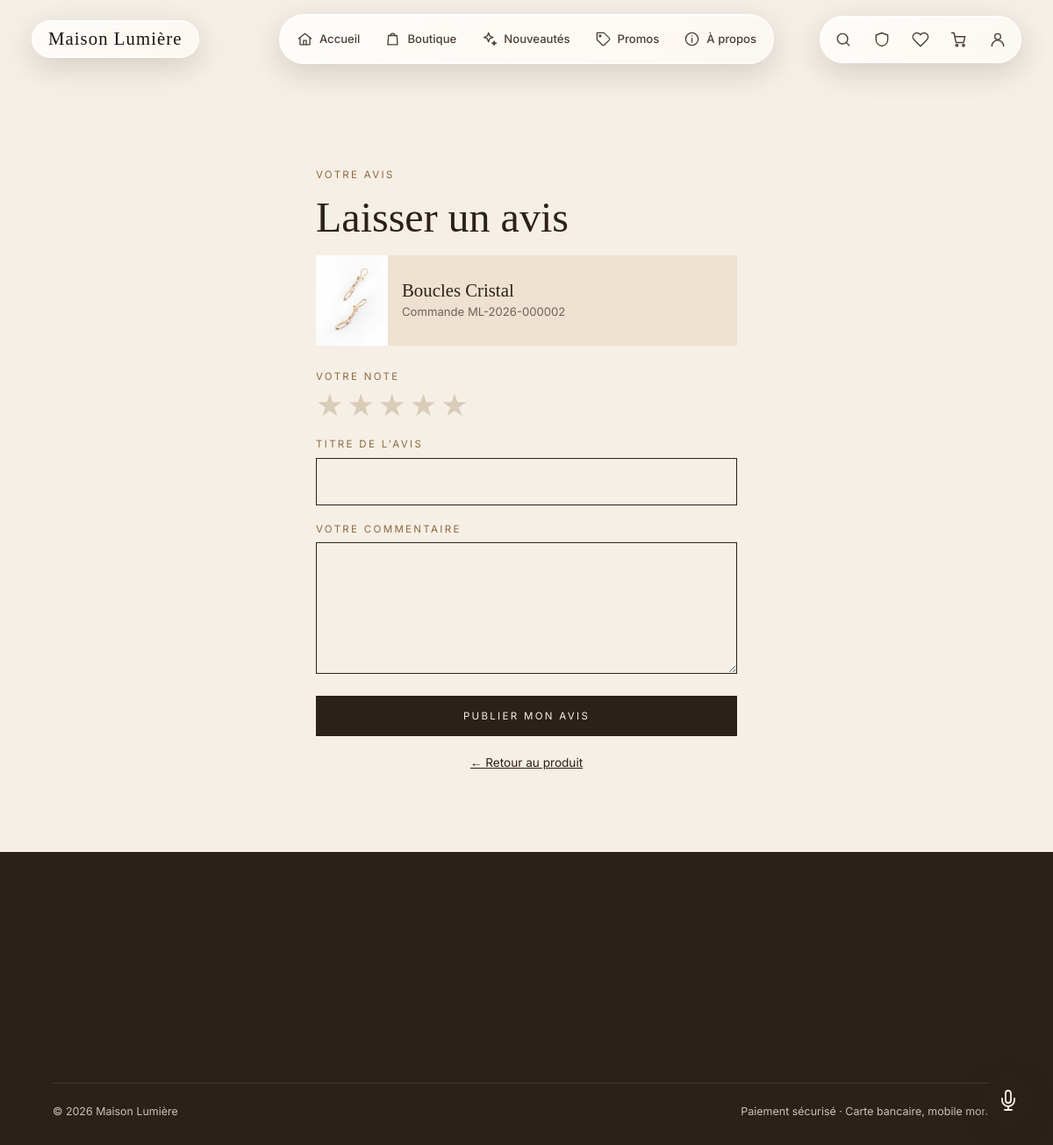
Page /boutique/boucles-cristal-bou-001/avis/ (signed in) on the committed database.
### produits/models.py (models this page shows, shortened)
class Produit(models.Model):
    categorie = models.ForeignKey(Categorie, on_delete=models.PROTECT, related_name='produits')
    nom = models.CharField(max_length=150)
    slug = models.SlugField(max_length=170, unique=True, blank=True)
    reference = models.CharField("référence", max_length=30, unique=True)
    description = models.TextField(blank=True)
    prix = models.DecimalField("prix (FCFA)", max_digits=10, decimal_places=0)
    prix_promo = models.DecimalField(
        "prix promo (FCFA)", max_digits=10, decimal_places=0, null=True, blank=True
    )
    image = models.ImageField(upload_to='produits/', blank=True)
    stock = models.PositiveIntegerField(default=0)
    seuil_alerte = models.PositiveIntegerField("seuil de stock faible", default=3)
    actif = models.BooleanField("visible dans la boutique", default=True)
    date_creation = models.DateTimeField(auto_now_add=True)
    objects = ProduitQuerySet.as_manager()
    class Meta:
        verbose_name = "produit"
        verbose_name_plural = "produits"
        ordering = ['-date_creation']
    def get_absolute_url(self):
        return reverse('produits:detail', kwargs={'slug': self.slug})

### commandes/models.py (models this page shows, shortened)
class Commande(models.Model):
    STATUTS = [
        ('en_attente', 'En attente'),
        ('en_preparation', 'En préparation'),
        ('expediee', 'Expédiée'),
        ('livree', 'Livrée'),
        ('annulee', 'Annulée'),
    ]
    STATUTS_EN_COURS = ('en_attente', 'en_preparation', 'expediee')
    reference = models.CharField(max_length=20, unique=True, null=True, blank=True, editable=False)
    utilisateur = models.ForeignKey(
        settings.AUTH_USER_MODEL, on_delete=models.PROTECT, related_name='commandes'
    )
    statut = models.CharField(max_length=20, choices=STATUTS, default='en_attente')
    total = models.DecimalField("total (FCFA)", max_digits=12, decimal_places=0, default=0)
    cgv_acceptees_le = models.DateTimeField("CGV acceptées le", null=True, blank=True)
    livreur = models.ForeignKey(
        settings.AUTH_USER_MODEL, on_delete=models.SET_NULL, null=True, blank=True,
        related_name='livraisons', limit_choices_to={'est_livreur': True},
        verbose_name="livreur",
    )
    date_expedition = models.DateTimeField("date d'expédition", null=True, blank=True)
    date_livraison = models.DateTimeField("date de livraison", null=True, blank=True)
    livraison_prenom = models.CharField("prénom", max_length=100)
    livraison_nom = models.CharField("nom", max_length=100)
    livraison_adresse = models.CharField("adresse", max_length=255)
    livraison_ville = models.CharField("ville", max_length=100)
    livraison_telephone = models.CharField("téléphone", max_length=20)
    date_creation = models.DateTimeField(auto_now_add=True)
    date_modification = models.DateTimeField(auto_now=True)
    class Meta:
        verbose_name = "commande"
        verbose_name_plural = "commandes"
        ordering = ['-date_creation']
    def __init__(self, *args, **kwargs):
        super().__init__(*args, **kwargs)
        self._statut_initial = self.statut if self.pk else None

### avis/views.py (the view, shortened to what this page needs)
# urls.py: path('boutique/<slug:slug>/avis/', views.laisser, name='laisser'),
@login_required
def laisser(request, slug):
    produit = get_object_or_404(Produit.objects.disponibles(), slug=slug)
    if Avis.objects.filter(produit=produit, utilisateur=request.user).exists():
        messages.info(request, "Vous avez déjà donné votre avis sur ce produit. Merci !")
        return redirect(produit)
    commande = commande_livree(request.user, produit)
    if commande is None:
        messages.info(request, "Vous pourrez donner votre avis une fois cet article livré.")
        return redirect(produit)
    form = AvisForm(request.POST or None)
    return render(request, 'avis/formulaire.html', {
        'produit': produit,
        'commande': commande,
        'form': form,
    })

### avis/forms.py (shortened to what this page needs)
class AvisForm(forms.ModelForm):
    note = forms.TypedChoiceField(
        label="Votre note",
        choices=[(i, i) for i in range(5, 0, -1)],
        coerce=int,
        widget=forms.RadioSelect,
        error_messages={'required': "Choisissez une note de 1 à 5 étoiles."},
    )
    class Meta:
        model = Avis
        fields = ('note', 'titre', 'commentaire')
        labels = {'titre': "Titre de l'avis", 'commentaire': "Votre commentaire"}
        widgets = {
            'titre': forms.TextInput(attrs={'maxlength': 120, 'autocomplete': 'off'}),
            'commentaire': forms.Textarea(attrs={'rows': 5, 'maxlength': 2000}),
        }

### assistant/context_processors.py (called while the page is built)
def assistant(request):
    return {
        'assistant_actif': settings.ASSISTANT_ACTIF,
        'assistant_mode': settings.ASSISTANT_MODE,
    }

### avis/services.py (called while the page is built)
def _lignes_livrees(utilisateur, produit):
    return LigneCommande.objects.filter(
        produit=produit, commande__utilisateur=utilisateur, commande__statut='livree'
    )

def commande_livree(utilisateur, produit):
    ligne = (
        _lignes_livrees(utilisateur, produit)
        .select_related('commande')
        .order_by('-commande__date_livraison', '-commande__pk')
        .first()
    )
    return ligne.commande if ligne else None

### favoris/context_processors.py (called while the page is built)
def favoris(request):
    if not request.user.is_authenticated:
        return {'favoris_ids': set(), 'favoris_quantite': 0}
    ids = set(
        Favori.objects.filter(utilisateur=request.user, produit__actif=True)
        .values_list('produit_id', flat=True)
    )
    return {'favoris_ids': ids, 'favoris_quantite': len(ids)}

### panier/context_processors.py (called while the page is built)
def panier(request):
    if not request.user.is_authenticated:
        return {'panier_quantite': 0}
    p = Panier.objects.filter(utilisateur=request.user).first()
    return {'panier_quantite': p.quantite_totale if p else 0}

### panier/models.py (called while the page is built)
    @property
    def quantite_totale(self):
        return self.lignes.filter(produit__actif=True).aggregate(total=Sum('quantite'))['total'] or 0

### produits/models.py (called while the page is built)
    def disponibles(self):
        return self.filter(actif=True)

### avis/templates/avis/formulaire.html (shortened to what this page needs)
{% extends 'base.html' %}
{% load static %}
{% block contenu %}
<link rel="stylesheet" href="{% static 'css/avis.css' %}">
<div class="conteneur">
    <div class="page-formulaire">
        <span class="etiquette">Votre avis</span>
        <h1>Laisser un avis</h1>
        <div class="produit-avis">
            <div class="produit-avis-visuel">
                {% if produit.image %}
                    <img src="{{ produit.image.url }}" alt="{{ produit.nom }}">
                {% else %}
                    <span>Photo</span>
                {% endif %}
            </div>
            <div>
                <h3>{{ produit.nom }}</h3>
                <p>Commande {{ commande.reference }}</p>
            </div>
        </div>
        <form method="post" class="formulaire">
            <p>
                <label>Votre note</label>
                <span class="notation">
                    {% for i in "54321" %}
                        <label for="note{{ i }}" title="{{ i }} sur 5">★</label>
                    {% endfor %}
                </span>
            </p>
            <p>
                <label for="{{ form.titre.id_for_label }}">{{ form.titre.label }}</label>
                {{ form.titre }}
            </p>
            <p>
                <label for="{{ form.commentaire.id_for_label }}">{{ form.commentaire.label }}</label>
                {{ form.commentaire }}
            </p>
            <button type="submit" class="bouton bouton-plein">Publier mon avis</button>
        </form>
        <p class="liens-formulaire"><a href="{{ produit.get_absolute_url }}">&larr; Retour au produit</a></p>
    </div>
</div>
{% endblock %}

### static/css/style.css (style rules this page uses)
:root { --fond: #f6efe6; --sombre: #2b2118; --carte: #ede1d0; --bordure: #dccbb5; --texte-doux: #6d645b; --accent: #8a6a3f; --vert-doux: #dde5d0; --erreur: #8b3a2e; --police-titre: "Times New Roman", Times, Georgia, serif; --police-texte: Helvetica, Arial, sans-serif; }
* { box-sizing: border-box; margin: 0; padding: 0; }
body { font-family: var(--police-texte); font-size: 15px; line-height: 1.6; color: var(--sombre); background: var(--fond); }
a { color: inherit; text-decoration: none; }
.conteneur { width: min(1100px, 90%); margin-inline: auto; }
h1, h2, h3, h4 { font-family: var(--police-titre); font-weight: 400; line-height: 1.15; }
.etiquette { font-size: .72rem; letter-spacing: .2em; text-transform: uppercase; color: var(--accent); }
.bouton { display: inline-block; background: var(--sombre); color: var(--fond); border: 1px solid var(--sombre); padding: 15px 34px; font-family: var(--police-texte); font-size: .72rem; letter-spacing: .2em; text-transform: uppercase; text-align: center; cursor: pointer; transition: background .2s, color .2s; }
.bouton-plein { width: 100%; }
.page-formulaire { max-width: 480px; margin: 90px auto; }
.page-formulaire h1 { font-size: 3rem; margin: 10px 0 16px; }
.formulaire p { margin-bottom: 18px; }
.formulaire label { display: block; margin-bottom: 6px; font-size: .72rem; letter-spacing: .2em; text-transform: uppercase; color: var(--accent); }
.formulaire input, .formulaire textarea { width: 100%; padding: 14px; border: 1px solid var(--sombre); border-radius: 0; background: transparent; font: inherit; color: var(--sombre); }
.formulaire textarea { min-height: 150px; resize: vertical; }
.liens-formulaire { text-align: center; margin-top: 20px; font-size: .85rem; }
.liens-formulaire a { text-decoration: underline; }
html { scroll-behavior: smooth; }
.bouton { position: relative; }

### static/css/nav-verre.css (style rules this page uses)
:root { --police-titre: "Instrument Serif", "Times New Roman", Times, Georgia, serif; --police-texte: "Inter", Helvetica, Arial, sans-serif; --verre-fond: linear-gradient(135deg, rgba(255, 255, 255, .82), rgba(255, 255, 255, .52)); --verre-bordure: rgba(255, 255, 255, .72); --verre-texte: #4a3f35; --verre-texte-fort: #1c140e; }
body { font-family: var(--police-texte); }

### static/css/avis.css (style rules this page uses)
.notation { position: relative; display: flex; flex-direction: row-reverse; justify-content: flex-end; gap: 4px; margin-bottom: 4px; }
.formulaire .notation label { margin: 0; font-size: 2.2rem; line-height: 1; letter-spacing: 0; text-transform: none; color: #d9ccb8; cursor: pointer; transition: color .15s ease, transform .15s ease; }
.produit-avis { display: flex; align-items: center; gap: 16px; background: var(--carte); margin: 0 0 26px; }
.produit-avis-visuel { display: flex; align-items: center; justify-content: center; flex: none; width: 82px; aspect-ratio: 4 / 5; background: #e0cfb4; overflow: hidden; font-size: .6rem; letter-spacing: .12em; text-transform: uppercase; color: var(--texte-doux); }
.produit-avis-visuel img { width: 100%; height: 100%; object-fit: cover; display: block; }
.produit-avis h3 { font-size: 1.3rem; margin-bottom: 2px; }
.produit-avis p { font-size: .82rem; color: var(--texte-doux); }

### rows in the picture
Produit: image (picture), nom "Boucles Cristal"
Commande: reference "ML-2026-000002"
